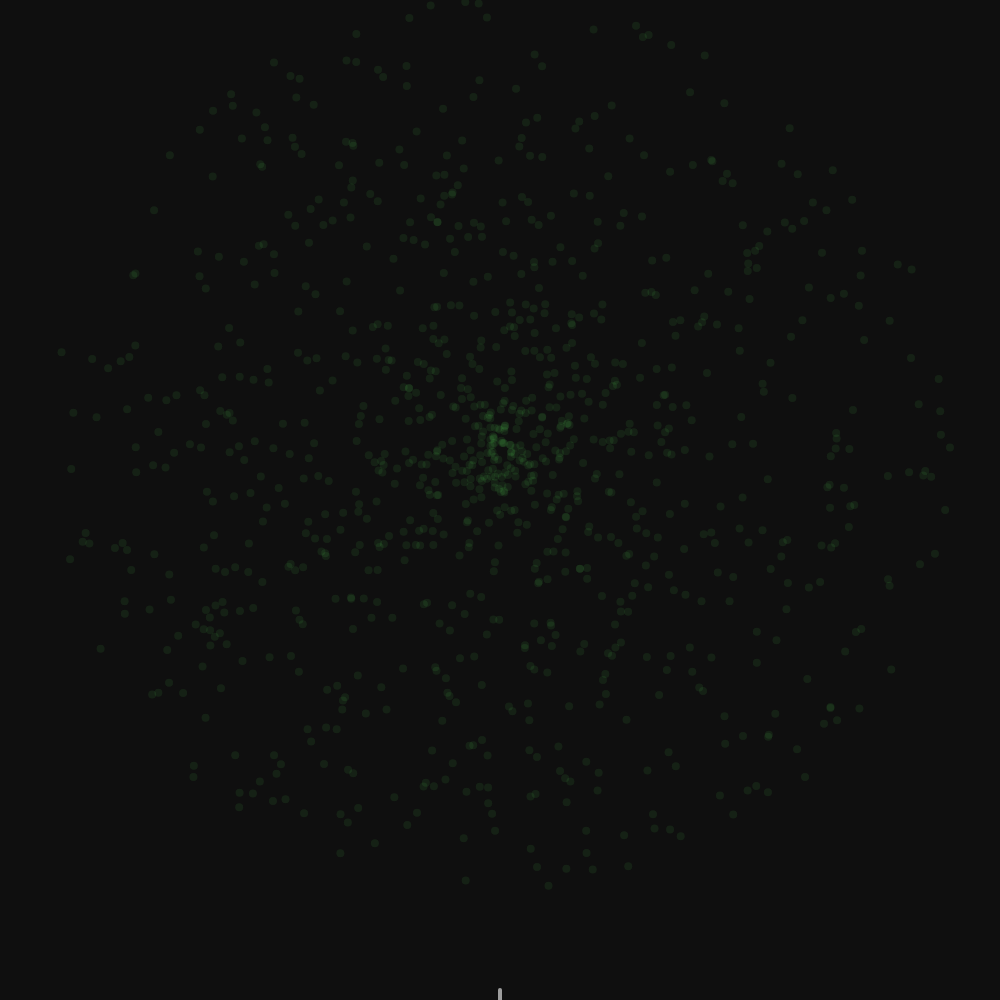
Frame 1 (no input)
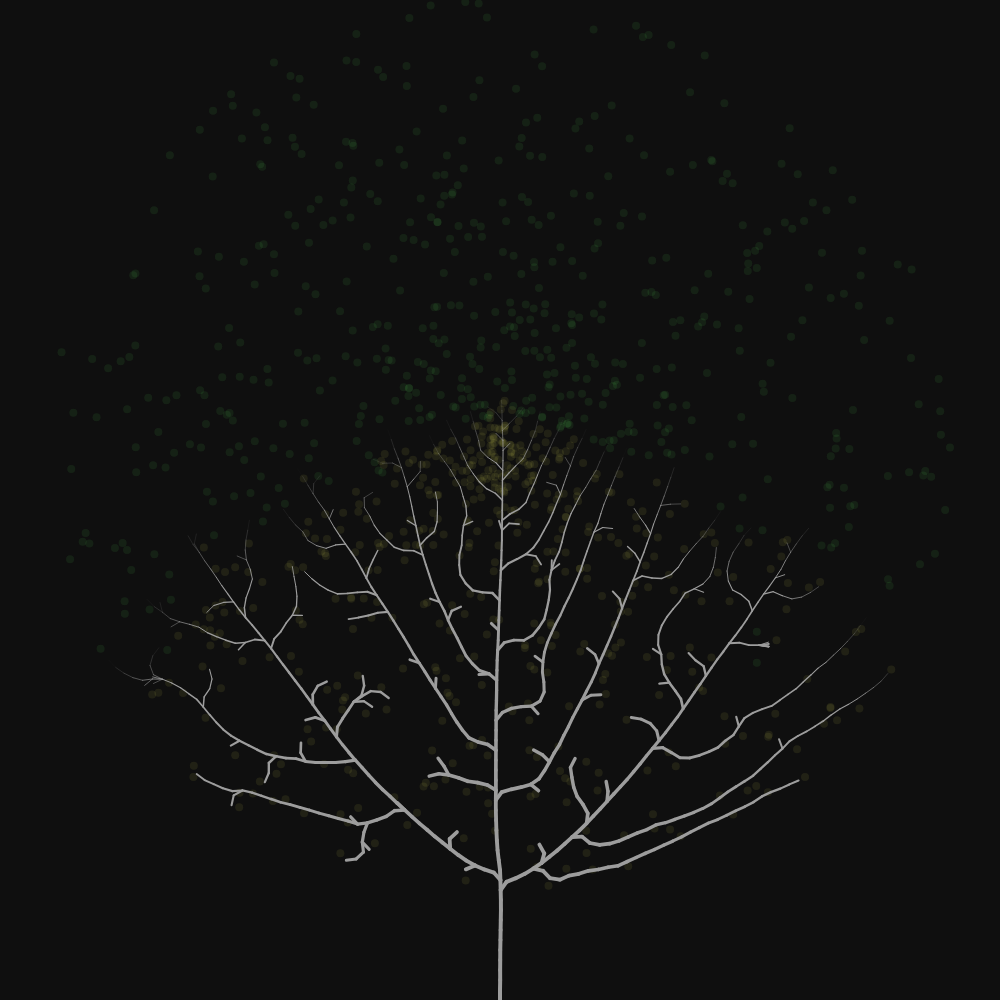
Frame 60 (no input)
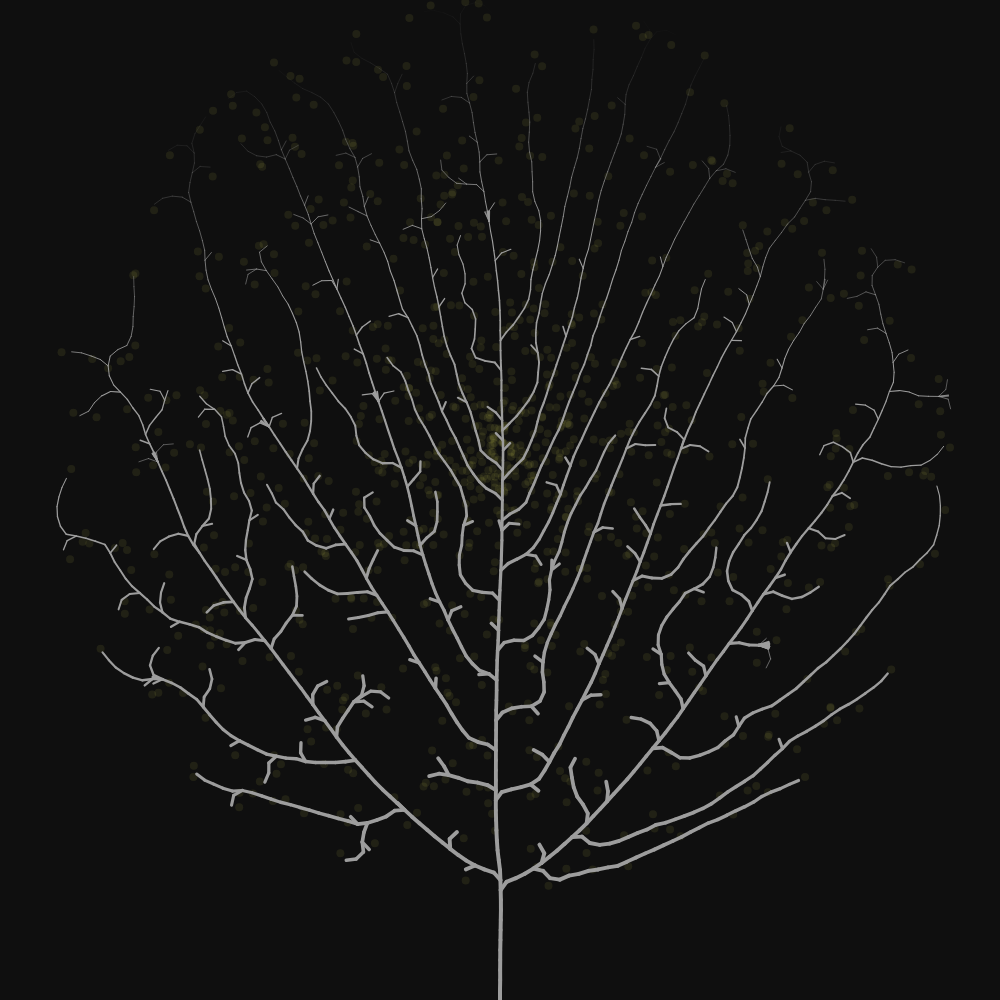
Frame 120 (the mouse pressed at the canvas centre since frame 60)

The p5.js sketch that drew these frames (run headless with seeded random() and noise() and a simulated clock; from frame 60 on, the mouse is pressed at the canvas centre):

// p5.js sketch
// ── sketch.js


class Leaf {
  constructor() {
    
    let cy = ( height-100  )/2;
    let cx = width/2;
    let r = random(7,cy);
    let th = random(2*PI);
    this.pos = createVector(cx + r*cos(th),cy + r*sin(th));
    
    //this.pos = createVector(random(width),random(height-100));
    
    this.active = true;
  }
  
  show() {
    if (this.active) {
      stroke(100,255,100,20);
    } else {
      stroke(255,255,100,20);
    }
    strokeWeight(8);
    noFill();
    point(this.pos.x,this.pos.y)
  }
}

class Branch {
  constructor (begin, end) {
    this.begin = begin;
    this.end = end;
    this.dir = p5.Vector.sub(this.end,this.begin).normalize();
    this.influenced = false;
  }
  
  show(thickness) {
    stroke(157);
    strokeWeight(thickness);
    noFill();
    line(this.begin.x,this.begin.y,this.end.x,this.end.y);
  }
  
  addBranch () {
    let newDir = this.dir.copy();
    newDir.setMag(len);
    let newEnd = p5.Vector.add(this.end,newDir);
    branches.push(new Branch( this.end, newEnd ));
    this.dir = p5.Vector.sub(this.end,this.begin).normalize();
    this.influenced = false;
  }
    
  
}

let dimx = window.innerWidth;
let dimy = window.innerHeight;
let dim = Math.min(dimx,dimy);

let branches = [];
let leaves = [];
let len = 10;
let minRad = 12;
let maxRad = 400;

function setup() {
  createCanvas(dim, dim);
  for (let i = 0 ; i < 1000 ; i++) {
    leaves.push(new Leaf());
  }
  
  let begin = createVector(width/2,height);
  let end = createVector(width/2,height-len);
  branches.push(new Branch(begin,end));
  
  let current = branches[branches.length-1];
  let found = false;
  
  while (!found) {
    
    for (let leaf of leaves) {
      let distance = p5.Vector.sub(leaf.pos,current.end).mag();
      if (distance <= maxRad ){
        found = true;
        break;
      }
    }
    if (!found) {
      current.addBranch();
      current = branches[branches.length-1];
    }
    
  }
  
}

function draw() {
  background(15);
  
  for (let leaf of leaves) {
    leaf.show();
  }
  
  growth();
  
  for (let i = 0 ; i < branches.length ; i++){
    let branch = branches[i];
    let thickness = map(i,0,branches.length-1,4,0);
    branch.show(thickness);
  }
  
}

function growth() {
  
  let activeLeaves = leaves.filter(leaf => leaf.active);
  
  for (let leaf of activeLeaves) {
    let minDistance = max(dimx,dimy);
    let closestBranch = null;
    
    for (let branch of branches) {
      
      let distance = p5.Vector.sub(leaf.pos,branch.end).mag();
      
      if (distance < minRad) {
        leaf.active = false;
        closestBranch = null;
        break;
      } 
      if (distance < minDistance && distance <= maxRad) {
        minDistance = distance;
        closestBranch = branch;
      }
      
    }
    
    if (closestBranch != null) {
      closestBranch.influenced = true;
      let force = p5.Vector.sub(leaf.pos,closestBranch.end);
      force.normalize();
      let randomForce = p5.Vector.random2D().setMag(0.15);
      closestBranch.dir.add(force.add(randomForce));
    }
    
  } // end of for leaves
  
  let influencedBranches = branches.filter(branch => branch.influenced);
  
  if (influencedBranches.length == 0) return;
  
  for (let branch of influencedBranches) {
    branch.dir.normalize();
    branch.addBranch();
  }
  
  
}
